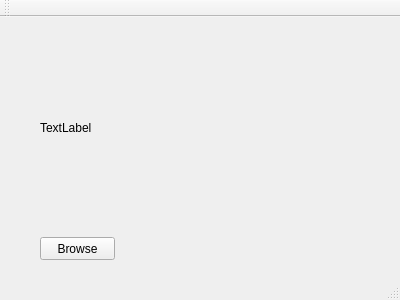
<?xml version="1.0" encoding="UTF-8"?>
<ui version="4.0">
 <class>MainWindow</class>
 <widget class="QMainWindow" name="MainWindow">
  <property name="geometry">
   <rect>
    <x>0</x>
    <y>0</y>
    <width>400</width>
    <height>300</height>
   </rect>
  </property>
  <property name="windowTitle">
   <string>MainWindow</string>
  </property>
  <widget class="QWidget" name="centralWidget">
   <widget class="QLabel" name="label_pic">
    <property name="geometry">
     <rect>
      <x>40</x>
      <y>30</y>
      <width>261</width>
      <height>161</height>
     </rect>
    </property>
    <property name="text">
     <string>TextLabel</string>
    </property>
   </widget>
   <widget class="QPushButton" name="Browse">
    <property name="geometry">
     <rect>
      <x>40</x>
      <y>220</y>
      <width>75</width>
      <height>23</height>
     </rect>
    </property>
    <property name="text">
     <string>Browse</string>
    </property>
   </widget>
  </widget>
  <widget class="QMenuBar" name="menuBar">
   <property name="geometry">
    <rect>
     <x>0</x>
     <y>0</y>
     <width>400</width>
     <height>21</height>
    </rect>
   </property>
  </widget>
  <widget class="QToolBar" name="mainToolBar">
   <attribute name="toolBarArea">
    <enum>TopToolBarArea</enum>
   </attribute>
   <attribute name="toolBarBreak">
    <bool>false</bool>
   </attribute>
  </widget>
  <widget class="QStatusBar" name="statusBar"/>
 </widget>
 <layoutdefault spacing="6" margin="11"/>
 <resources/>
 <connections/>
</ui>
